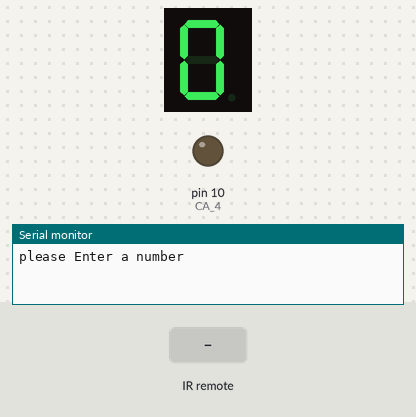
The sketch below on a simulated Arduino Uno, built with avr-gcc and run on an emulated ATmega328P. On the bench: 1-digit seven-segment display, output pins drawn as LEDs (lit = HIGH), the last lines printed to the serial monitor. Wiring (inferred from the names in the program): 1-digit 7-segment display, segments lit when LOW: segments pin 2, pin 3, pin 4, pin 5, pin 6, pin 7, pin 8. Inputs (shaded band) come from the test bench. The segment pins are drawn as the display they are named for; pins used as bus, display or sensor lines are not drawn.

Above: at 1.2 s.
1.3 s: infrared code 0x40BF807F received
At 1.7 s:
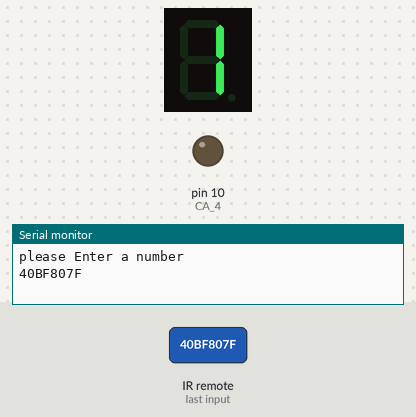
2.8 s: infrared code 0x40BF40BF received
At 4.0 s:
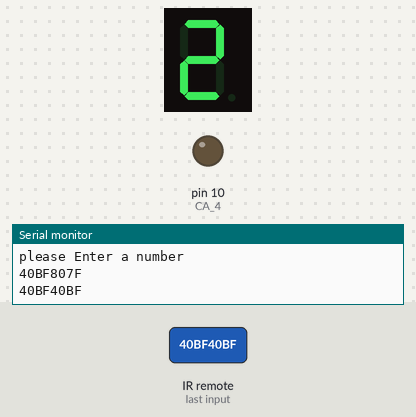
4.3 s: infrared code 0x40BFC03F received
At 5.2 s:
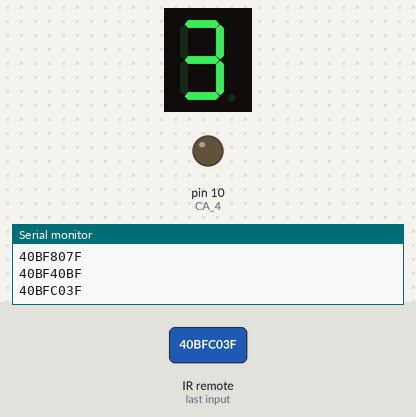
5.8 s: infrared code 0x40BF20DF received
At 6.3 s:
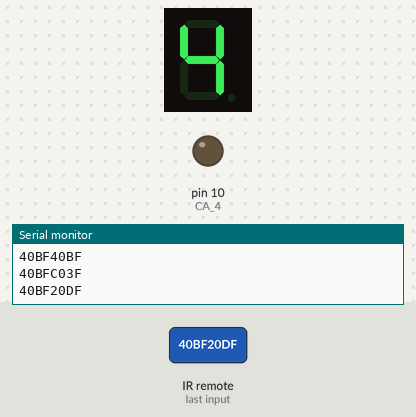
7.3 s: infrared code 0x40BFA05F received
At 8.5 s:
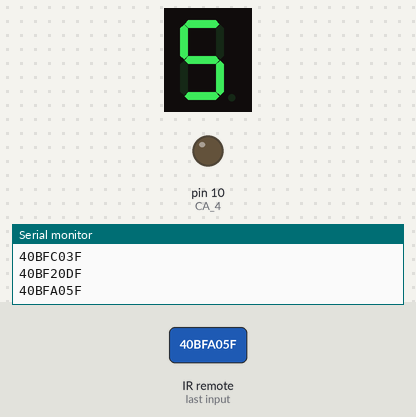
8.8 s: infrared code 0x40BFE01F received
At 9.8 s:
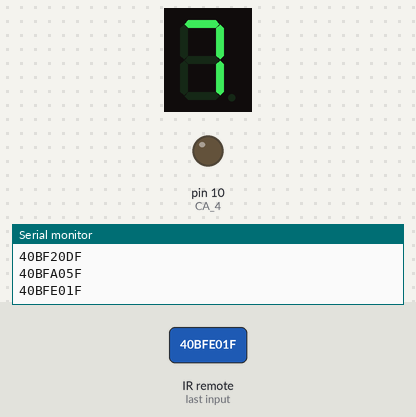
Timing chart, 0 to 11.3 s (numbered marks = the images above; inputs shaded):
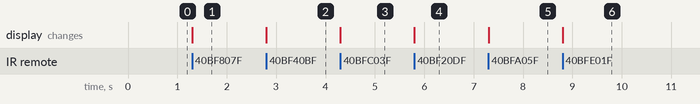

Measured:
- after the input at 1.3 s, the display: changes at once (image 1)
- after the input at 2.8 s, the display: changes at once (image 2)
- after the input at 4.3 s, the display: changes at once (image 3)
- after the input at 5.8 s, the display: changes at once (image 4)
- after the input at 7.3 s, the display: changes at once (image 5)
- after the input at 8.8 s, the display: changes at once (image 6)

The sketch:

test_one.ino
```cpp
#include <IRremote.h>
#include <IRremoteInt.h>

int RECV_PIN = 9;

int num;
int a = 8;
int b = 7;
int c = 6;
int d = 5;
int e = 4;
int f = 3;
int g = 2;
//int p = 9;

int CA_1 = 13;
int CA_2 = 12;
int CA_3 = 11;
int CA_4 = 10;

IRrecv irrecv(RECV_PIN);

decode_results results;


void setup()
{
  // put your setup code here, to run once:
  Serial.begin(9600);
  Serial.println("please Enter a number");

  pinMode(CA_4, OUTPUT);

  pinMode(a, OUTPUT);
  pinMode(b, OUTPUT);
  pinMode(c, OUTPUT);
  pinMode(d, OUTPUT);
  pinMode(e, OUTPUT);
  pinMode(f, OUTPUT);
  pinMode(g, OUTPUT);

  irrecv.enableIRIn(); // Start the receiver

  digitalWrite(CA_4, LOW);
        zero();
}

void loop()
{


  if (irrecv.decode(&results))
  {
        Serial.println(results.value,HEX);
        irrecv.resume();

        //num=results.value,HEX;

        //Serial.print(num);

    if(results.value==0x40BF00FF)
      {
        digitalWrite(CA_4, LOW);
        zero();
      }


    else if(results.value==0x40BF807F)
      {
        digitalWrite(CA_4, LOW);
        one();
      }

     else if(results.value==0x40BF40BF)
      {
        digitalWrite(CA_4, LOW);
        two();
      }

    else if(results.value==0x40BFC03F)
      {
        digitalWrite(CA_4, LOW);
        three();
      }

     else if(results.value==0x40BF20DF)
      {
        digitalWrite(CA_4, LOW);
        four();
      }

     else if(results.value==0x40BFA05F)
      {
        digitalWrite(CA_4, LOW);
        five();
      }

     else if(results.value==0x40BF609F)
      {
       digitalWrite(CA_4, LOW);
        six();
      }

     else if(results.value==0x40BFE01F)
      {
        digitalWrite(CA_4, LOW);
        seven();
      }

     else if(results.value==0x40BF10EF)
      {
        digitalWrite(CA_4, LOW);
        eight();
      }

      else if(results.value==0x40BF906F)
      {
        digitalWrite(CA_4, LOW);
        nine();
      }

    }

}

void zero()
{
  digitalWrite(a, HIGH);
  digitalWrite(b, LOW);
  digitalWrite(c, LOW);
  digitalWrite(d, LOW);
  digitalWrite(e, LOW);
  digitalWrite(f, LOW);
  digitalWrite(g, LOW);
}

void one()
{
  digitalWrite(a, HIGH);
  digitalWrite(b, HIGH);
  digitalWrite(c, HIGH);
  digitalWrite(d, HIGH);
  digitalWrite(e, LOW);
  digitalWrite(f, LOW);
  digitalWrite(g, HIGH);
}

void two()
{
  digitalWrite(a, LOW);
  digitalWrite(b, HIGH);
  digitalWrite(c, LOW);
  digitalWrite(d, LOW);
  digitalWrite(e, HIGH);
  digitalWrite(f, LOW);
  digitalWrite(g, LOW);
}
void three()
{
  digitalWrite(a, LOW);
  digitalWrite(b, HIGH);
  digitalWrite(c, HIGH);
  digitalWrite(d, LOW);
  digitalWrite(e, LOW);
  digitalWrite(f, LOW);
  digitalWrite(g, LOW);
}

void four()
{
  digitalWrite(a, LOW);
  digitalWrite(b, LOW);
  digitalWrite(c, HIGH);
  digitalWrite(d, HIGH);
  digitalWrite(e, LOW);
  digitalWrite(f, LOW);
  digitalWrite(g, HIGH);
}

void five()
{
  digitalWrite(a, LOW);
  digitalWrite(b, LOW);
  digitalWrite(c, HIGH);
  digitalWrite(d, LOW);
  digitalWrite(e, LOW);
  digitalWrite(f, HIGH);
  digitalWrite(g, LOW);
}

void six()
{
  digitalWrite(a, LOW);
  digitalWrite(b, LOW);
  digitalWrite(c, LOW);
  digitalWrite(d, LOW);
  digitalWrite(e, LOW);
  digitalWrite(f, HIGH);
  digitalWrite(g, LOW);
}

void seven()
{
  digitalWrite(a, HIGH);
  digitalWrite(b, HIGH);
  digitalWrite(c, HIGH);
  digitalWrite(d, HIGH);
  digitalWrite(e, LOW);
  digitalWrite(f, LOW);
  digitalWrite(g, LOW);
}

void eight()
{
  digitalWrite(a, LOW);
  digitalWrite(b, LOW);
  digitalWrite(c, LOW);
  digitalWrite(d, LOW);
  digitalWrite(e, LOW);
  digitalWrite(f, LOW);
  digitalWrite(g, LOW);
}

void nine()
{
  digitalWrite(a, LOW);
  digitalWrite(b, LOW);
  digitalWrite(c, HIGH);
  digitalWrite(d, LOW);
  digitalWrite(e, LOW);
  digitalWrite(f, LOW);
  digitalWrite(g, LOW);
}
```
